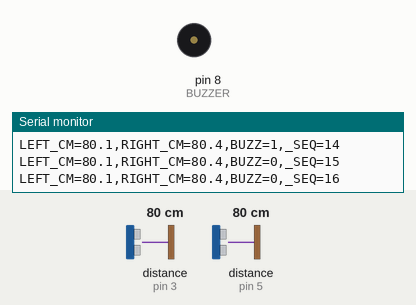
This sketch was run on a simulated Arduino Uno, built with avr-gcc and run on an emulated ATmega328P. Shown: buzzer (waves = sounding), the last lines printed to the serial monitor. Wiring (inferred from the names in the program): 2 × ultrasonic range finder: trigger pin 2, echo pin 3 / trigger pin 4, echo pin 5. The inputs (shaded band) are chosen by the test bench; at power-on: distance to the obstacle (sensors on pin 3, pin 5) 80 cm. The echo pulse lasts 58.3 µs per cm.

Above: at 1.2 s.
1.3 s: distance to the obstacle (sensor on pin 3) set to 2 cm
2.9 s: distance to the obstacle (sensor on pin 3) set to 35 cm
At 3.33 s:
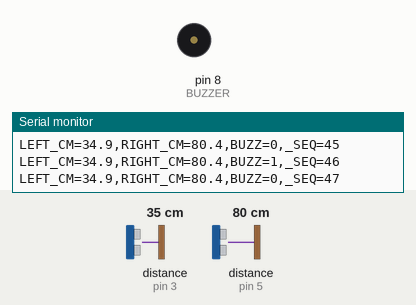
5.9 s: distance to the obstacle (sensor on pin 5) set to 18 cm
8.9 s: distance to the obstacle (sensor on pin 5) set to 299 cm
At 9.24 s:
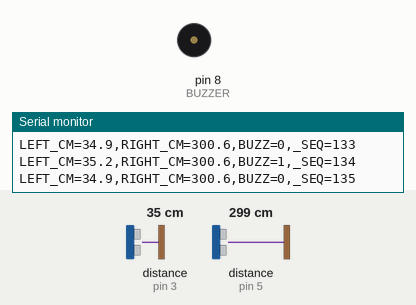
11.9 s: distance to the obstacle (sensor on pin 5) set to 2 cm
At 12.4 s:
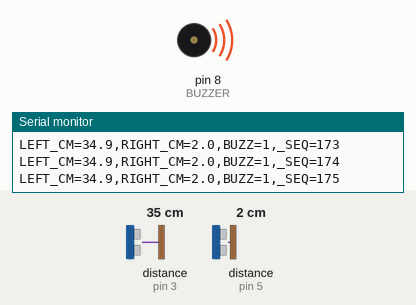
13.4 s: distance to the obstacle (sensor on pin 5) set to 35 cm
At 13.77 s:
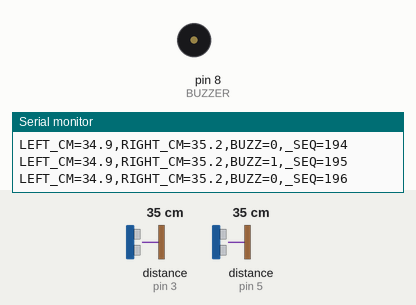
Timing chart, 0 to 17.4 s (numbered marks = the images above; inputs shaded):
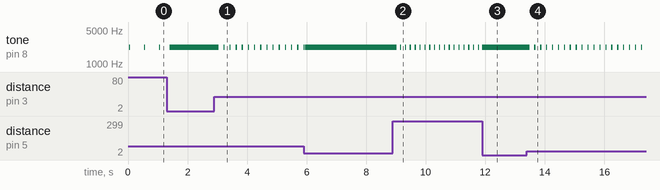

The sketch:

third_eye.ino
```cpp
// Third Eye (MTDI 1, rebuilt on MTDI 5): two HC-SR04 rangers and a buzzer on an Arduino.
// The buzzer beeps faster as the nearest object gets closer, and holds a tone inside STOP_CM.
// Wiring: LEFT  TRIG D2, ECHO D3 · RIGHT TRIG D4, ECHO D5 · buzzer + D8, - GND · both rangers on 5 V.
// One MTDI protocol line per cycle, about 13 a second (two pings of ~9 ms, two 30 ms waits;
// down to about 9 a second when both rangers wait out their no-echo timeout):
//   LEFT_CM=84.2,RIGHT_CM=120.5,BUZZ=1,_SEQ=42
// A ranger with no echo (out of range or angled away) leaves its key out of that line, so the
// Validation Chamber sees a gap instead of an invented distance. The rangers fire one after the
// other, never together, so one cannot hear the other's ping.
// Compiled for arduino:avr:uno with arduino-cli; not yet run on hardware in this repository.

const uint8_t LEFT_TRIG = 2, LEFT_ECHO = 3, RIGHT_TRIG = 4, RIGHT_ECHO = 5, BUZZER = 8;
const float WARN_CM = 100.0;      // beeping starts below this
const float STOP_CM = 20.0;       // continuous tone below this
const unsigned long TIMEOUT_US = 25000UL;   // about 4.3 m and back
unsigned long seq = 0;
unsigned long nextBeep = 0;

// Distance in cm, or -1 when no echo came back in time.
float ranging(uint8_t trig, uint8_t echo) {
  digitalWrite(trig, LOW);  delayMicroseconds(2);
  digitalWrite(trig, HIGH); delayMicroseconds(10);
  digitalWrite(trig, LOW);
  unsigned long us = pulseIn(echo, HIGH, TIMEOUT_US);
  return us == 0 ? -1.0 : us / 58.0;            // round trip at about 343 m/s
}

// Beep interval in ms for the nearest distance: 0 = continuous tone, -1 = silent.
long beepInterval(float nearest) {
  if (nearest < 0 || nearest >= WARN_CM) return -1;
  if (nearest < STOP_CM) return 0;
  return 60 + (long)((nearest - STOP_CM) / (WARN_CM - STOP_CM) * 540);   // 60 ms close .. 600 ms far
}

void setup() {
  pinMode(LEFT_TRIG, OUTPUT);  pinMode(LEFT_ECHO, INPUT);
  pinMode(RIGHT_TRIG, OUTPUT); pinMode(RIGHT_ECHO, INPUT);
  pinMode(BUZZER, OUTPUT);
  Serial.begin(115200);
}

void loop() {
  float left = ranging(LEFT_TRIG, LEFT_ECHO);
  delay(30);                                    // let the left ping die out before the right fires
  float right = ranging(RIGHT_TRIG, RIGHT_ECHO);

  float nearest = -1;
  if (left >= 0) nearest = left;
  if (right >= 0 && (nearest < 0 || right < nearest)) nearest = right;

  long interval = beepInterval(nearest);
  bool buzzing = false;
  unsigned long now = millis();
  if (interval == 0) {
    tone(BUZZER, 2200);
    buzzing = true;
  } else if (interval > 0 && (long)(now - nextBeep) >= 0) {
    tone(BUZZER, 2200, 40);
    nextBeep = now + interval;
    buzzing = true;
  } else if (interval < 0) {
    noTone(BUZZER);
  }

  bool any = false;
  if (left >= 0)  { Serial.print("LEFT_CM=");  Serial.print(left, 1);  any = true; }
  if (right >= 0) { if (any) Serial.print(','); Serial.print("RIGHT_CM="); Serial.print(right, 1); any = true; }
  if (any) Serial.print(',');
  Serial.print("BUZZ="); Serial.print(buzzing ? 1 : 0);
  Serial.print(",_SEQ="); Serial.println(seq++);
  delay(30);
}
```

Measured:
- after the input at 2.9 s, tone on pin 8 (BUZZER): alternates 2200 Hz for 0.04 s and silent for 0.17 s, starting after 0.14 s
- after the input at 8.9 s, tone on pin 8 (BUZZER): alternates 2200 Hz for 0.04 s and silent for 0.12 s, starting after 0.12 s
- after the input at 11.9 s, tone on pin 8 (BUZZER): goes on until 11.9 s, then stays 2200 Hz
- after the input at 13.4 s, tone on pin 8 (BUZZER): alternates 2200 Hz for 0.04 s and silent for 0.16 s, starting after 0.09 s
